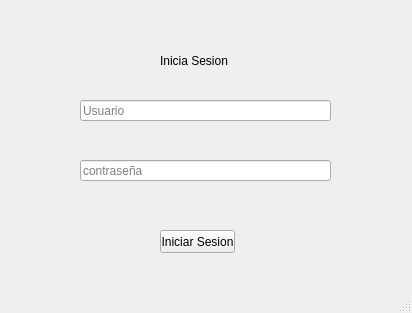
<?xml version="1.0" encoding="UTF-8"?>
<ui version="4.0">
 <class>MainWindow</class>
 <widget class="QMainWindow" name="MainWindow">
  <property name="geometry">
   <rect>
    <x>0</x>
    <y>0</y>
    <width>412</width>
    <height>313</height>
   </rect>
  </property>
  <property name="windowTitle">
   <string>MainWindow</string>
  </property>
  <widget class="QWidget" name="centralwidget">
   <widget class="QLineEdit" name="lineEdit">
    <property name="geometry">
     <rect>
      <x>80</x>
      <y>100</y>
      <width>251</width>
      <height>21</height>
     </rect>
    </property>
    <property name="text">
     <string/>
    </property>
    <property name="placeholderText">
     <string>Usuario</string>
    </property>
   </widget>
   <widget class="QLineEdit" name="lineEdit_2">
    <property name="geometry">
     <rect>
      <x>80</x>
      <y>160</y>
      <width>251</width>
      <height>21</height>
     </rect>
    </property>
    <property name="placeholderText">
     <string extracomment="asa">contraseña</string>
    </property>
   </widget>
   <widget class="QPushButton" name="pushButton">
    <property name="geometry">
     <rect>
      <x>160</x>
      <y>230</y>
      <width>75</width>
      <height>23</height>
     </rect>
    </property>
    <property name="text">
     <string>Iniciar Sesion</string>
    </property>
   </widget>
   <widget class="QLabel" name="label">
    <property name="geometry">
     <rect>
      <x>160</x>
      <y>50</y>
      <width>71</width>
      <height>21</height>
     </rect>
    </property>
    <property name="text">
     <string>Inicia Sesion</string>
    </property>
   </widget>
  </widget>
  <widget class="QStatusBar" name="statusbar"/>
 </widget>
 <resources/>
 <connections/>
</ui>
